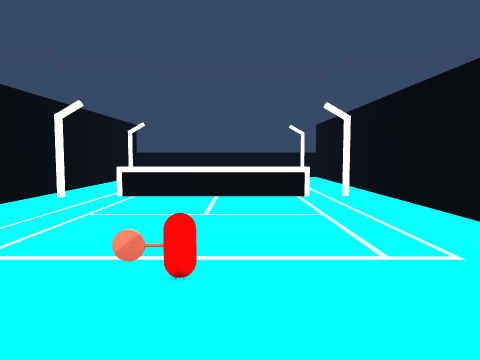
view 1 (above)

14 first-person views from a walk through a Unity game level. The camera is 1.5 m above the floor, tilts 4° down and sees 70° across. The floor is counted in squares, 1 m on a side. Each view is taken from the middle of a square. On the plan, view 1 faces up. The plan holds only what a view shows up to about 16 squares ahead; the rest is blank. The player character is not drawn. Some surface patterns are stand-ins.

view 2
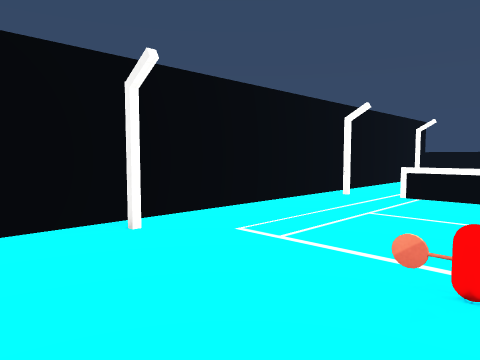

view 3
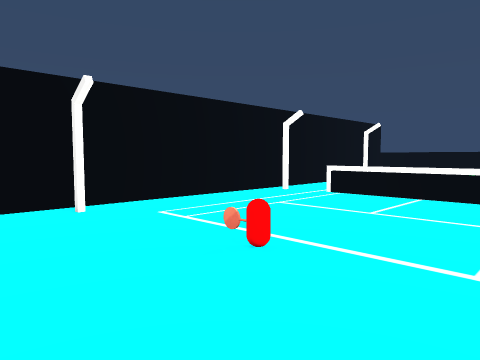

view 4
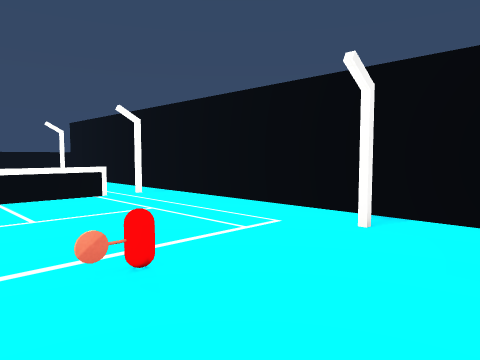

view 5
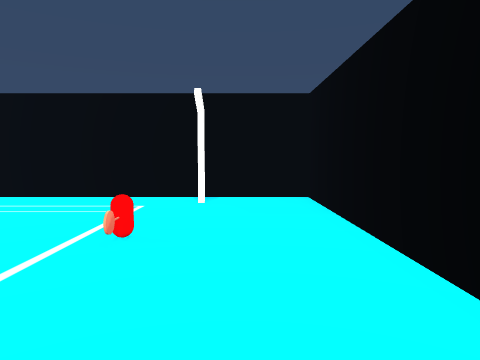

view 6
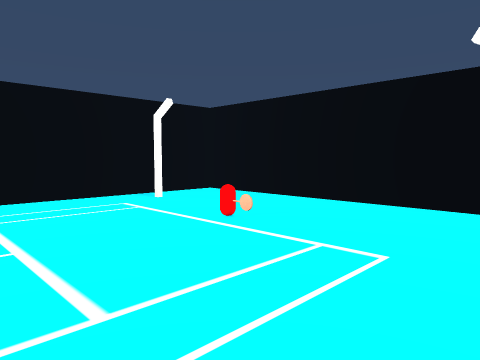

view 7
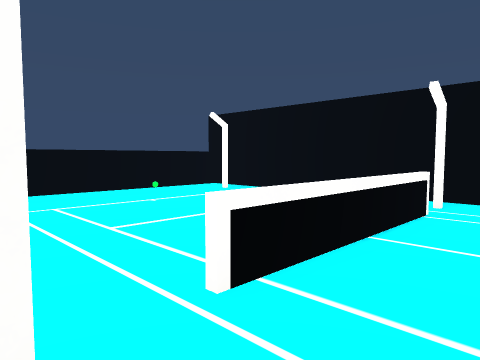

view 8
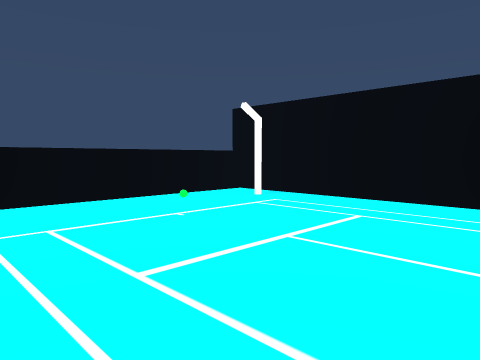

view 9
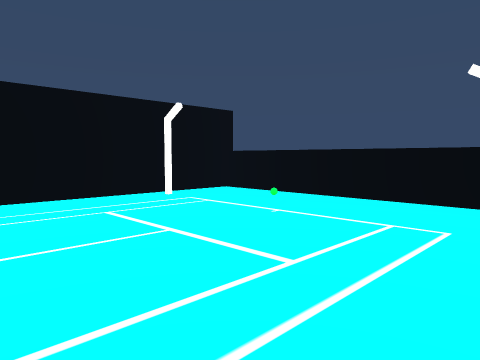

view 10
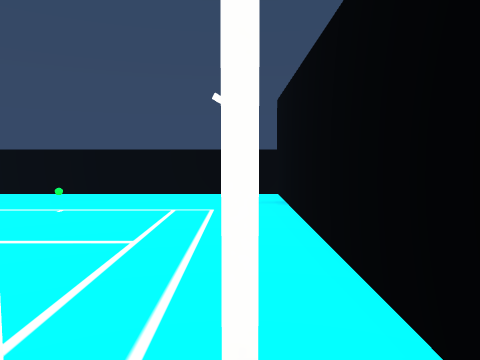

view 11
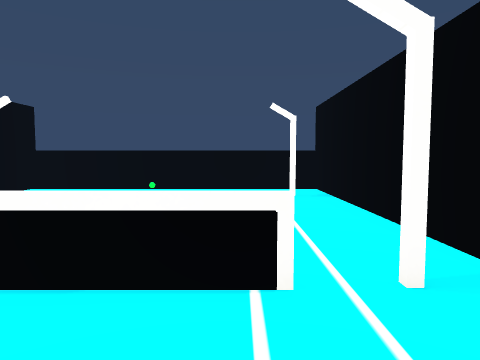

view 12
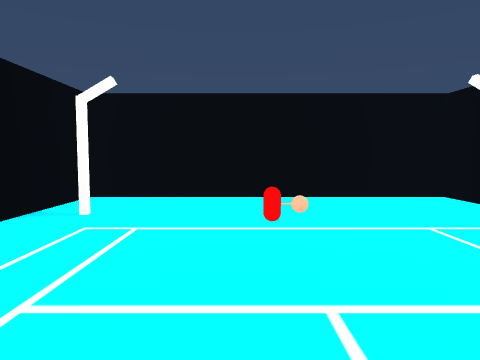

view 13
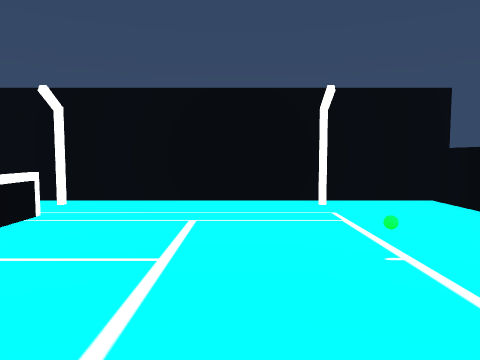

view 14
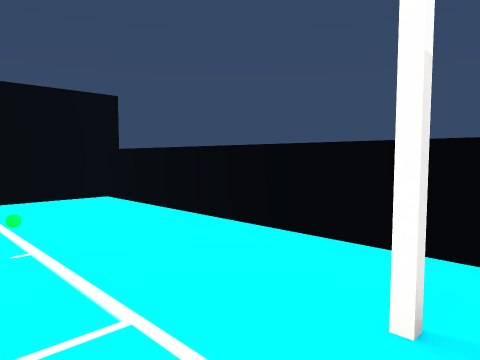

### Floor plan
Key: @ floor where view 1 was taken; # wall or solid block; . floor; = window, fence, low wall or low ledge; B green ball; O other object.
Columns run from 8 left of view 1 to 6 right of it. Each row starts with its distance up from view 1.
 25 ###############
 24 #.............#
 23 #.............#
 22 #...........#.#
 21 ##............#
 20 ##.....B......#
 19 #.............#
 18 #.............#
 17 #.............#
 16 #.............#
 15 #.............#
 14 #.............#
 13 #...=======.#.#
 12 #.............#
 11 #.............#
 10 #.............#
  9 #.............#
  8 #.............#
  7  .............#
  6  .............#
  5  .............#
  4 #......O......#
  3  ...........#.#
  2  .............#
  1 #.............#
  0 #.......@.....#
 -1 ####     ######

Where each view was taken, in squares from view 1:
view 1: 0 up, 0 right, facing up
view 2: 0 up, 0 right, facing up-left
view 3: 0 up, 3 right, facing up-left
view 4: 0 up, 3 left, facing up-right
view 5: 2 up, 7 left, facing right
view 6: 10 up, 7 left, facing down-right
view 7: 10 up, 7 left, facing up-right
view 8: 13 up, 6 left, facing up-right
view 9: 13 up, 5 right, facing up-left
view 10: 11 up, 4 right, facing up
view 11: 9 up, 2 right, facing up
view 12: 12 up, 0 right, facing down
view 13: 18 up, 4 right, facing left
view 14: 19 up, 5 right, facing up-left
